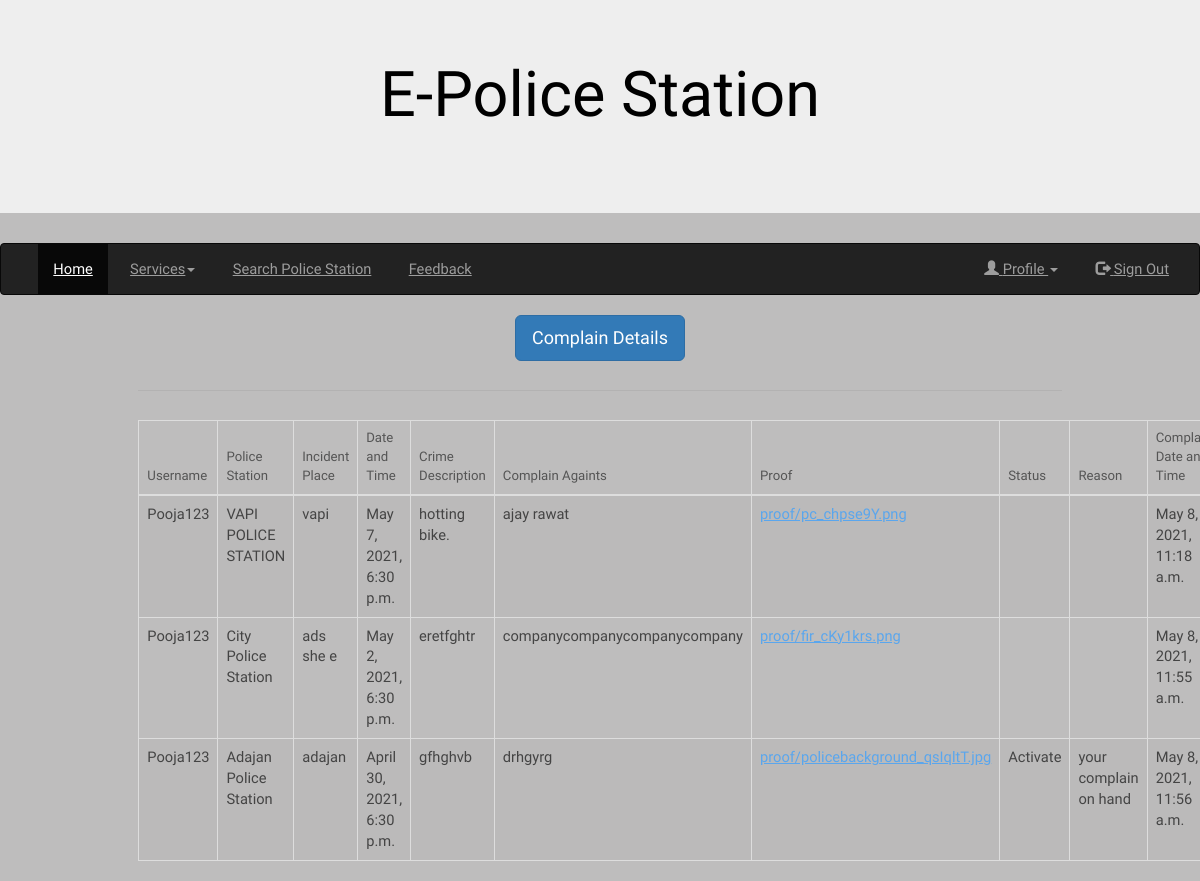
The page /complain_details/ (signed in) on the database its author committed.
### myapp/models.py (models this page shows, shortened)
class Complain(models.Model):
    Satus_choices = (('Activate','Activate'),('Inprocess', 'Inprocess'),('Closed','Closed'))
    username = models.ForeignKey(User, on_delete=models.CASCADE)
    police_station = models.ForeignKey(Police_Station, on_delete=models.CASCADE, null=True, blank=True)
    incident_place = models.TextField()
    Date_and_Time = models.DateTimeField( null=True,blank=True)
    Crime_Description = models.TextField()
    complain_againts = models.TextField()
    proof = models.FileField(upload_to='proof', null=True, blank=True)
    status = models.CharField(max_length=20, choices=Satus_choices)
    Reason = models.CharField(max_length=256)
    complain_Date_and_Time = models.DateTimeField(default=timezone.now)

class Police_Station(models.Model):
    city = models.ForeignKey(City, on_delete=models.CASCADE, null=True, blank=True)
    taluka = models.ForeignKey(Taluka, on_delete=models.CASCADE, null=True, blank=True)
    village = models.ForeignKey(Village, on_delete=models.CASCADE, null=True, blank=True)
    Police_station_name = models.CharField(max_length=200)
    address = models.TextField(max_length=200)
    phone_no = models.IntegerField(null=True, blank=True)
    mobile_no = models.IntegerField(null=True, blank=True)
    email_address = models.EmailField(null=True, blank=True)
    def __str__(self):
        return self.Police_station_name

### myapp/views.py (the view)
# urls.py: path("complain_details/",views.complain_details, name = "complain_details"),
def complain_details(request):
    complain_detail = models.Complain.objects.all()
    return render(request, 'services/complain_details.html', {"complain_detail":complain_detail})

### templates/services/complain_details.html
{% extends 'base.html' %}
{% block content %}
    <div class="container">
        <table class="table table-bordered table-hover">
            <center><h1 class="btn btn-lg btn-primary">Complain Details</h1></center>
            <hr>
            <thead>
                <tr>
                    <th>Username</th>
                    <th>Police Station</th>
                    <th>Incident Place</th>
                    <th>Date and Time</th>
                    <th>Crime Description</th>
                    <th>Complain Againts</th>
                    <th>Proof</th>
                    <th>Status</th>
                    <th>Reason</th>
                    <th>Complain Date and Time</th>
                </tr>
            </thead>
            <tbody>
                {% for object in complain_detail %}
                    {% if request.session.username == object.username.username%}
                        <tr>
                            <td>{{object.username.username}}</td>
                            <td>{{object.police_station}}</td>
                            <td>{{object.incident_place}}</td>
                            <td>{{object.Date_and_Time}}</td>
                            <td>{{object.Crime_Description}}</td>
                            <td>{{object.complain_againts}}</td>
                            <td><a href="{{object.proof.url}}">{{object.proof}}</a></td>
                            <td>{{object.status}}</td>
                            <td>{{object.Reason}}</td>
                            <td>{{object.complain_Date_and_Time}}</td>
                        </tr>
                    {% endif %}
                {% endfor %}
            </tbody>
        </table>
    </div>
{% endblock %}

### static/assets/css/main.css (style rules this page uses)
html, body, div, span, applet, object, iframe, h1, h2, h3, h4, h5, h6, p, blockquote, pre, a, abbr, acronym, address, big, cite, code, del, dfn, em, img, ins, kbd, q, s, samp, small, strike, strong, sub, sup, tt, var, b, u, i, center, dl, dt, dd, ol, ul, li, fieldset, form, label, legend, table, caption, tbody, tfoot, thead, tr, th, td, article, aside, canvas, details, embed, figure, figcaption, footer, header, hgroup, menu, nav, output, ruby, section, summary, time, mark, audio, video { margin: 0; padding: 0; border: 0; font-size: 100%; font: inherit; vertical-align: baseline; }
body { line-height: 1; }
table { border-collapse: collapse; border-spacing: 0; }
body { -webkit-text-size-adjust: none; }
*, *:before, *:after { -moz-box-sizing: border-box; -webkit-box-sizing: border-box; box-sizing: border-box; }
.container { margin-left: auto; margin-right: auto; }
.container { width: 80rem; }
@media screen and (max-width: 1680px) { .container { width: 80rem; } }
@media screen and (max-width: 1280px) { .container { width: 65rem; } }
body { -ms-overflow-style: scrollbar; }
body { background: #fff; }
html { font-size: 13pt; }
@media screen and (max-width: 1680px) { html { font-size: 11pt; } }
@media screen and (max-width: 1280px) { html { font-size: 11pt; } }
body { background-color: #fff; color: #444; }
body, input, select, textarea { font-family: "Taviraj", serif; font-weight: 300; font-size: 1rem; line-height: 1.65; }
a { text-decoration: underline; }
h1, h2, h3, h4, h5, h6 { font-weight: 400; line-height: 1.5; margin: 0 0 1.5rem 0; }
hr { border: 0; border-bottom: solid 1px; margin: 2rem 0; }
a { color: #5AA6ED; }
h1, h2, h3, h4, h5, h6 { color: #555; }
hr { border-bottom-color: rgba(144, 144, 144, 0.25); }
table { margin: 0 0 2rem 0; width: 100%; }
table tbody tr { border: solid 1px; border-left: 0; border-right: 0; }
table td { padding: 0.75rem 0.75rem; }
table th { font-size: 0.9rem; font-weight: 400; padding: 0 0.75rem 0.75rem 0.75rem; text-align: left; }
table thead { border-bottom: solid 2px; }
table tbody tr { border-color: rgba(144, 144, 144, 0.25); }
table tbody tr:nth-child(2n + 1) { background-color: rgba(144, 144, 144, 0.075); }
table th { color: #555; }
table thead { border-bottom-color: rgba(144, 144, 144, 0.25); }

### rows shown on the page
Complain: username.username "Pooja123", police_station "VAPI POLICE STATION", incident_place "vapi", Date_and_Time "May 7, 2021, 6:30 p.m.", Crime_Description "hotting bike.", complain_againts "ajay rawat", proof "proof/pc_chpse9Y.png", complain_Date_and_Time "May 8, 2021, 11:18 a.m."
Complain: username.username "Pooja123", police_station "City Police Station", incident_place "ads she e", Date_and_Time "May 2, 2021, 6:30 p.m.", Crime_Description "eretfghtr", complain_againts "companycompanycompanycompany", proof "proof/fir_cKy1krs.png", complain_Date_and_Time "May 8, 2021, 11:55 a.m."
Complain: username.username "Pooja123", police_station "Adajan Police Station", incident_place "adajan", Date_and_Time "April 30, 2021, 6:30 p.m.", Crime_Description "gfhghvb", complain_againts "drhgyrg", proof "proof/policebackground_qsIqltT.jpg", status "Activate", Reason "your complain on hand", complain_Date_and_Time "May 8, 2021, 11:56 a.m."
